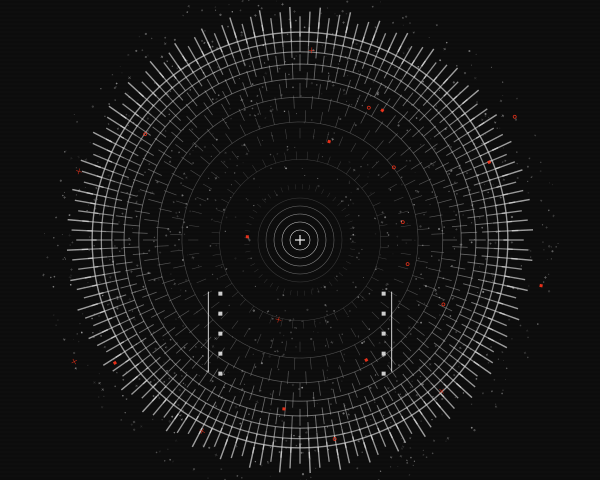

Write Python code to recreate this figure.
import cairo
import math
import random

# Setup
width, height = 600, 480
surface = cairo.ImageSurface(cairo.FORMAT_ARGB32, width, height)
ctx = cairo.Context(surface)

# Background: Deep Vellum/Charcoal aesthetic
ctx.set_source_rgb(0.05, 0.05, 0.05)
ctx.paint()

# Configuration
center_x, center_y = width / 2, height / 2
rings = 18
slices = 48
max_radius = min(width, height) * 0.45

def polar_to_cartesian(r, theta):
    return center_x + r * math.cos(theta), center_y + r * math.sin(theta)

# Helper for Drawing Swiss-style Glyphs
def draw_glyph(x, y, size, rotation, color):
    ctx.save()
    ctx.translate(x, y)
    ctx.rotate(rotation)
    r, g, b, a = color
    ctx.set_source_rgba(r, g, b, a)
    
    glyph_type = random.random()
    if glyph_type < 0.4:  # Precision Cross
        ctx.set_line_width(0.5)
        ctx.move_to(-size, 0)
        ctx.line_to(size, 0)
        ctx.move_to(0, -size)
        ctx.line_to(0, size)
        ctx.stroke()
    elif glyph_type < 0.7:  # Solid Block
        ctx.rectangle(-size/2, -size/2, size, size)
        ctx.fill()
    else:  # Open Circle
        ctx.set_line_width(0.8)
        ctx.arc(0, 0, size/2, 0, 2 * math.pi)
        ctx.stroke()
    ctx.restore()

# 1. Structural Layer: Logarithmic Grid with Radial Distortion
# We map a Swiss modular grid into polar space with an exponential bias
for i in range(rings):
    # Logarithmic spacing creates depth and tension
    r = max_radius * (math.log(i + 1) / math.log(rings + 1))
    
    # Line weight modulation based on radius
    ctx.set_line_width(0.3 + (i / rings) * 1.2)
    
    # Introduce a "spiral distortion" to the grid
    distortion = (i / rings) * math.pi * 0.25
    
    for j in range(slices):
        theta = (j / slices) * 2 * math.pi + distortion
        theta_next = ((j + 1) / slices) * 2 * math.pi + distortion
        
        # Color: High contrast neutral with subtle transparency
        alpha = 0.2 + (i / rings) * 0.5
        ctx.set_source_rgba(0.9, 0.9, 0.9, alpha)
        
        # Draw radial segment
        p1_x, p1_y = polar_to_cartesian(r, theta)
        p2_x, p2_y = polar_to_cartesian(r * 1.1, theta)
        ctx.move_to(p1_x, p1_y)
        ctx.line_to(p2_x, p2_y)
        ctx.stroke()
        
        # Draw arc segment (only on every 2nd ring for "negative space" rhythm)
        if i % 2 == 0:
            ctx.arc(center_x, center_y, r, theta, theta_next)
            ctx.stroke()

# 2. Stochastic Layer: Vector Flow Field Particles
# Where the grid "breaks" into kinetic motion
num_particles = 1200
for _ in range(num_particles):
    # Distribution weighted towards the outer edges
    norm_r = math.sqrt(random.random())
    r = norm_r * max_radius * 1.2
    angle = random.uniform(0, 2 * math.pi)
    
    # Vector Flow Field: Angle is influenced by the polar coordinates
    # Creating a swirling motion that fights the rigid grid
    flow_force = math.sin(r * 0.02) * 2.0
    distorted_angle = angle + flow_force
    
    x, y = polar_to_cartesian(r, distorted_angle)
    
    # Computational Hatching / Optical Dither
    # Colors: Primarily off-white, with strategic "Chromatic Bursts" (Swiss Red)
    if random.random() > 0.98:
        color = (1.0, 0.2, 0.1, 0.9) # International Orange/Red
        size = 3.0
    else:
        # Greyscale variation
        val = random.uniform(0.7, 1.0)
        color = (val, val, val, random.uniform(0.1, 0.6))
        size = random.uniform(0.5, 1.5)
    
    # Only draw if within reasonable bounds to maintain axial focus
    if 50 < r < max_radius * 1.3:
        draw_glyph(x, y, size, distorted_angle, color)

# 3. Geometric Anchors: Axial Symmetry Elements
# Large, rigid structures to ground the composition
ctx.set_line_width(1.0)
for side in [-1, 1]: # Left/Right symmetry
    anchor_r = max_radius * 0.6
    anchor_theta = math.pi/2 + (side * math.pi/4)
    ax, ay = polar_to_cartesian(anchor_r, anchor_theta)
    
    ctx.set_source_rgba(1, 1, 1, 0.8)
    # Vertical "Swiss" rule lines
    ctx.move_to(ax, ay - 40)
    ctx.line_to(ax, ay + 40)
    ctx.stroke()
    
    # Density markers
    for step in range(5):
        ctx.rectangle(ax + (side * 10), ay - 40 + (step * 20), 4, 4)
        ctx.fill()

# 4. Center Focal Point: Recursive Partitioning
# A tight inner core of order
ctx.set_line_width(0.5)
for i in range(5):
    inner_r = 10 + (i * 8)
    ctx.set_source_rgba(1, 1, 1, 1.0 - (i * 0.2))
    ctx.arc(center_x, center_y, inner_r, 0, 2 * math.pi)
    ctx.stroke()
    
    # Crosshair
    ctx.move_to(center_x - 5, center_y)
    ctx.line_to(center_x + 5, center_y)
    ctx.move_to(center_x, center_y - 5)
    ctx.line_to(center_x, center_y + 5)
    ctx.stroke()

# Final Polish: Subtle noise grain / scanlines across the whole canvas
ctx.set_line_width(0.5)
for i in range(0, height, 4):
    ctx.set_source_rgba(1, 1, 1, 0.03)
    ctx.move_to(0, i)
    ctx.line_to(width, i)
    ctx.stroke()
